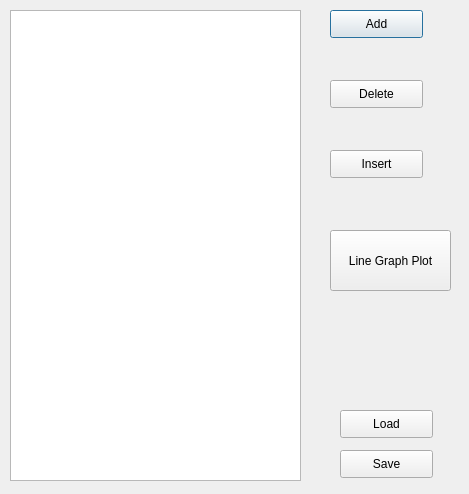
<?xml version="1.0" encoding="UTF-8"?>
<ui version="4.0">
 <class>Dialog</class>
 <widget class="QDialog" name="Dialog">
  <property name="geometry">
   <rect>
    <x>0</x>
    <y>0</y>
    <width>469</width>
    <height>494</height>
   </rect>
  </property>
  <property name="windowTitle">
   <string>Dialog</string>
  </property>
  <widget class="QTableView" name="tableView">
   <property name="geometry">
    <rect>
     <x>10</x>
     <y>10</y>
     <width>291</width>
     <height>471</height>
    </rect>
   </property>
  </widget>
  <widget class="QPushButton" name="pushButton">
   <property name="geometry">
    <rect>
     <x>330</x>
     <y>10</y>
     <width>93</width>
     <height>28</height>
    </rect>
   </property>
   <property name="text">
    <string>Add</string>
   </property>
  </widget>
  <widget class="QPushButton" name="pushButton_2">
   <property name="geometry">
    <rect>
     <x>330</x>
     <y>80</y>
     <width>93</width>
     <height>28</height>
    </rect>
   </property>
   <property name="text">
    <string>Delete</string>
   </property>
  </widget>
  <widget class="QPushButton" name="pushButton_3">
   <property name="geometry">
    <rect>
     <x>330</x>
     <y>150</y>
     <width>93</width>
     <height>28</height>
    </rect>
   </property>
   <property name="text">
    <string>Insert</string>
   </property>
  </widget>
  <widget class="QPushButton" name="pushButton_4">
   <property name="geometry">
    <rect>
     <x>330</x>
     <y>230</y>
     <width>121</width>
     <height>61</height>
    </rect>
   </property>
   <property name="text">
    <string>Line Graph Plot</string>
   </property>
  </widget>
  <widget class="QPushButton" name="pushButton_5">
   <property name="geometry">
    <rect>
     <x>340</x>
     <y>450</y>
     <width>93</width>
     <height>28</height>
    </rect>
   </property>
   <property name="text">
    <string>Save</string>
   </property>
  </widget>
  <widget class="QPushButton" name="pushButton_6">
   <property name="geometry">
    <rect>
     <x>340</x>
     <y>410</y>
     <width>93</width>
     <height>28</height>
    </rect>
   </property>
   <property name="text">
    <string>Load</string>
   </property>
  </widget>
 </widget>
 <layoutdefault spacing="6" margin="11"/>
 <resources/>
 <connections/>
</ui>
